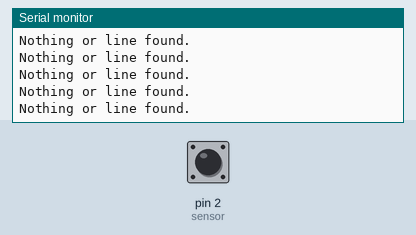
Recording of a sketch running on a simulated Arduino Uno, built with avr-gcc and run on an emulated ATmega328P. On the bench: the last lines printed to the serial monitor. Inputs (shaded band) come from the test bench; at power-on: pin 2 (sensor) LOW.

Above: at 1.2 s.
1.3 s: pin 2 (sensor) driven HIGH
At 1.9 s:
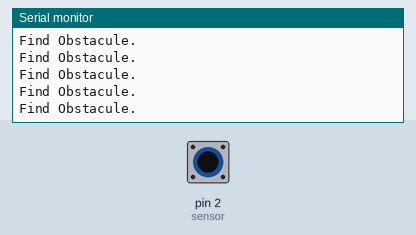
3.2 s: pin 2 (sensor) pulsed LOW 2 times (0.12 s each, 0.3 s apart)
6.8 s: pin 2 (sensor) driven LOW
At 7.3 s:
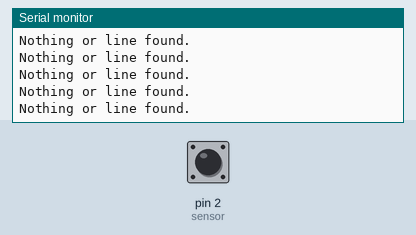
9.8 s: pin 2 (sensor) pulsed HIGH 5 times (0.12 s each, 0.3 s apart)
14.3 s: pin 2 (sensor) driven HIGH
At 15.4 s:
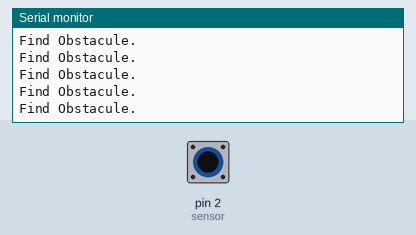
17.3 s: pin 2 (sensor) driven LOW
At 18.2 s:
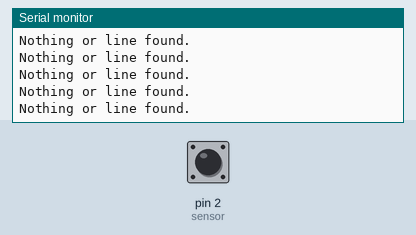

The sketch:

infraredLineSensor.ino
```cpp
const byte sensor = 2;


void setup() {
  Serial.begin(9600);

  pinMode(sensor,INPUT);
}

void loop() {

  boolean obstacule = digitalRead(sensor);

  if(obstacule)
    Serial.println("Find Obstacule.");
  else
    Serial.println("Nothing or line found.");

}
```

Measured:
- after the input at 1.3 s, the serial monitor: prints a new line after 0.07 s (image 1)
- after the input at 6.8 s, the serial monitor: prints a new line after 0.07 s (image 2)
- after the input at 14.3 s, the serial monitor: prints a new line after 0.09 s (image 3)
